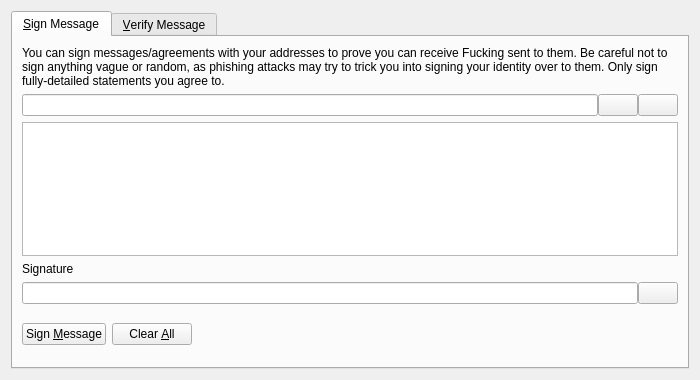
<?xml version="1.0" encoding="UTF-8"?>
<ui version="4.0">
 <class>SignVerifyMessageDialog</class>
 <widget class="QDialog" name="SignVerifyMessageDialog">
  <property name="geometry">
   <rect>
    <x>0</x>
    <y>0</y>
    <width>700</width>
    <height>380</height>
   </rect>
  </property>
  <property name="windowTitle">
   <string>Signatures - Sign / Verify a Message</string>
  </property>
  <property name="modal">
   <bool>true</bool>
  </property>
  <layout class="QVBoxLayout" name="verticalLayout">
   <item>
    <widget class="QTabWidget" name="tabWidget">
     <property name="currentIndex">
      <number>0</number>
     </property>
     <widget class="QWidget" name="tabSignMessage">
      <attribute name="title">
       <string>&amp;Sign Message</string>
      </attribute>
      <layout class="QVBoxLayout" name="verticalLayout_SM">
       <item>
        <widget class="QLabel" name="infoLabel_SM">
         <property name="text">
          <string>You can sign messages/agreements with your addresses to prove you can receive Fucking sent to them. Be careful not to sign anything vague or random, as phishing attacks may try to trick you into signing your identity over to them. Only sign fully-detailed statements you agree to.</string>
         </property>
         <property name="textFormat">
          <enum>Qt::PlainText</enum>
         </property>
         <property name="wordWrap">
          <bool>true</bool>
         </property>
        </widget>
       </item>
       <item>
        <layout class="QHBoxLayout" name="horizontalLayout_1_SM">
         <property name="spacing">
          <number>0</number>
         </property>
         <item>
          <widget class="QValidatedLineEdit" name="addressIn_SM">
           <property name="toolTip">
            <string>The Fucking address to sign the message with</string>
           </property>
          </widget>
         </item>
         <item>
          <widget class="QPushButton" name="addressBookButton_SM">
           <property name="toolTip">
            <string>Choose previously used address</string>
           </property>
           <property name="text">
            <string/>
           </property>
           <property name="shortcut">
            <string>Alt+A</string>
           </property>
           <property name="autoDefault">
            <bool>false</bool>
           </property>
          </widget>
         </item>
         <item>
          <widget class="QPushButton" name="pasteButton_SM">
           <property name="toolTip">
            <string>Paste address from clipboard</string>
           </property>
           <property name="text">
            <string/>
           </property>
           <property name="shortcut">
            <string>Alt+P</string>
           </property>
           <property name="autoDefault">
            <bool>false</bool>
           </property>
          </widget>
         </item>
        </layout>
       </item>
       <item>
        <widget class="QPlainTextEdit" name="messageIn_SM">
         <property name="toolTip">
          <string>Enter the message you want to sign here</string>
         </property>
        </widget>
       </item>
       <item>
        <widget class="QLabel" name="signatureLabel_SM">
         <property name="text">
          <string>Signature</string>
         </property>
         <property name="textFormat">
          <enum>Qt::PlainText</enum>
         </property>
        </widget>
       </item>
       <item>
        <layout class="QHBoxLayout" name="horizontalLayout_2_SM">
         <property name="spacing">
          <number>0</number>
         </property>
         <item>
          <widget class="QLineEdit" name="signatureOut_SM">
           <property name="font">
            <font>
             <italic>true</italic>
            </font>
           </property>
           <property name="readOnly">
            <bool>true</bool>
           </property>
          </widget>
         </item>
         <item>
          <widget class="QPushButton" name="copySignatureButton_SM">
           <property name="toolTip">
            <string>Copy the current signature to the system clipboard</string>
           </property>
           <property name="text">
            <string/>
           </property>
           <property name="autoDefault">
            <bool>false</bool>
           </property>
          </widget>
         </item>
        </layout>
       </item>
       <item>
        <layout class="QHBoxLayout" name="horizontalLayout_3_SM">
         <item>
          <widget class="QPushButton" name="signMessageButton_SM">
           <property name="toolTip">
            <string>Sign the message to prove you own this Fucking address</string>
           </property>
           <property name="text">
            <string>Sign &amp;Message</string>
           </property>
           <property name="autoDefault">
            <bool>false</bool>
           </property>
          </widget>
         </item>
         <item>
          <widget class="QPushButton" name="clearButton_SM">
           <property name="toolTip">
            <string>Reset all sign message fields</string>
           </property>
           <property name="text">
            <string>Clear &amp;All</string>
           </property>
           <property name="autoDefault">
            <bool>false</bool>
           </property>
          </widget>
         </item>
         <item>
          <spacer name="horizontalSpacer_1_SM">
           <property name="orientation">
            <enum>Qt::Horizontal</enum>
           </property>
           <property name="sizeHint" stdset="0">
            <size>
             <width>40</width>
             <height>48</height>
            </size>
           </property>
          </spacer>
         </item>
         <item>
          <widget class="QLabel" name="statusLabel_SM">
           <property name="font">
            <font>
             <weight>75</weight>
             <bold>true</bold>
            </font>
           </property>
           <property name="text">
            <string/>
           </property>
           <property name="wordWrap">
            <bool>true</bool>
           </property>
          </widget>
         </item>
         <item>
          <spacer name="horizontalSpacer_2_SM">
           <property name="orientation">
            <enum>Qt::Horizontal</enum>
           </property>
           <property name="sizeHint" stdset="0">
            <size>
             <width>40</width>
             <height>48</height>
            </size>
           </property>
          </spacer>
         </item>
        </layout>
       </item>
      </layout>
     </widget>
     <widget class="QWidget" name="tabVerifyMessage">
      <attribute name="title">
       <string>&amp;Verify Message</string>
      </attribute>
      <layout class="QVBoxLayout" name="verticalLayout_VM">
       <item>
        <widget class="QLabel" name="infoLabel_VM">
         <property name="text">
          <string>Enter the receiver's address, message (ensure you copy line breaks, spaces, tabs, etc. exactly) and signature below to verify the message. Be careful not to read more into the signature than what is in the signed message itself, to avoid being tricked by a man-in-the-middle attack. Note that this only proves the signing party receives with the address, it cannot prove sendership of any transaction!</string>
         </property>
         <property name="textFormat">
          <enum>Qt::PlainText</enum>
         </property>
         <property name="alignment">
          <set>Qt::AlignLeading|Qt::AlignLeft|Qt::AlignTop</set>
         </property>
         <property name="wordWrap">
          <bool>true</bool>
         </property>
        </widget>
       </item>
       <item>
        <layout class="QHBoxLayout" name="horizontalLayout_1_VM">
         <property name="spacing">
          <number>0</number>
         </property>
         <item>
          <widget class="QValidatedLineEdit" name="addressIn_VM">
           <property name="toolTip">
            <string>The Fucking address the message was signed with</string>
           </property>
          </widget>
         </item>
         <item>
          <widget class="QPushButton" name="addressBookButton_VM">
           <property name="toolTip">
            <string>Choose previously used address</string>
           </property>
           <property name="text">
            <string/>
           </property>
           <property name="shortcut">
            <string>Alt+A</string>
           </property>
           <property name="autoDefault">
            <bool>false</bool>
           </property>
          </widget>
         </item>
        </layout>
       </item>
       <item>
        <widget class="QPlainTextEdit" name="messageIn_VM"/>
       </item>
       <item>
        <widget class="QValidatedLineEdit" name="signatureIn_VM"/>
       </item>
       <item>
        <layout class="QHBoxLayout" name="horizontalLayout_2_VM">
         <item>
          <widget class="QPushButton" name="verifyMessageButton_VM">
           <property name="toolTip">
            <string>Verify the message to ensure it was signed with the specified Fucking address</string>
           </property>
           <property name="text">
            <string>Verify &amp;Message</string>
           </property>
           <property name="autoDefault">
            <bool>false</bool>
           </property>
          </widget>
         </item>
         <item>
          <widget class="QPushButton" name="clearButton_VM">
           <property name="toolTip">
            <string>Reset all verify message fields</string>
           </property>
           <property name="text">
            <string>Clear &amp;All</string>
           </property>
           <property name="autoDefault">
            <bool>false</bool>
           </property>
          </widget>
         </item>
         <item>
          <spacer name="horizontalSpacer_1_VM">
           <property name="orientation">
            <enum>Qt::Horizontal</enum>
           </property>
           <property name="sizeHint" stdset="0">
            <size>
             <width>40</width>
             <height>48</height>
            </size>
           </property>
          </spacer>
         </item>
         <item>
          <widget class="QLabel" name="statusLabel_VM">
           <property name="font">
            <font>
             <weight>75</weight>
             <bold>true</bold>
            </font>
           </property>
           <property name="text">
            <string/>
           </property>
           <property name="wordWrap">
            <bool>true</bool>
           </property>
          </widget>
         </item>
         <item>
          <spacer name="horizontalSpacer_2_VM">
           <property name="orientation">
            <enum>Qt::Horizontal</enum>
           </property>
           <property name="sizeHint" stdset="0">
            <size>
             <width>40</width>
             <height>48</height>
            </size>
           </property>
          </spacer>
         </item>
        </layout>
       </item>
      </layout>
     </widget>
    </widget>
   </item>
  </layout>
 </widget>
 <customwidgets>
  <customwidget>
   <class>QValidatedLineEdit</class>
   <extends>QLineEdit</extends>
   <header>qvalidatedlineedit.h</header>
  </customwidget>
 </customwidgets>
 <resources>
  <include location="../fucking.qrc"/>
 </resources>
 <connections/>
</ui>
